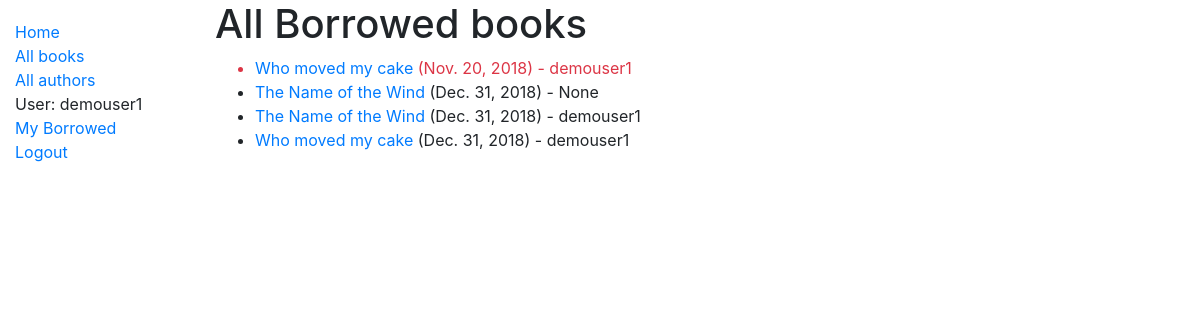
Screenshot of /catalog/allborrowedbooks/ (signed in) with the database file from the repository.
### catalog/models.py (models this page shows, shortened)
class BookInstance(models.Model):
    id = models.UUIDField(primary_key=True, default=uuid.uuid4, help_text='Unique ID for this particular book across whole library')
    book = models.ForeignKey('Book', on_delete=models.SET_NULL, null=True)
    imprint = models.CharField(max_length=200)
    due_back = models.DateField(null=True, blank=True)
    borrower = models.ForeignKey(User, on_delete=models.SET_NULL, null=True, blank=True)
    LOAN_STATUS = (
        ('m', 'Maintenance'),
        ('o', 'On loan'),
        ('a', 'Available'),
        ('r', 'Reserved'),
    )
    status = models.CharField(
        max_length=1,
        choices=LOAN_STATUS,
        blank=True,
        default='m',
        help_text='Book availability',
    )
    @property
    def is_overdue(self):
        if self.due_back and date.today() > self.due_back:
            return True
        return False
    class Meta:
        ordering = ['due_back']
        permissions = (("can_mark_returned", "Set book as returned"),) # to define permisssion for the model to a user this has to be defined

class Book(models.Model):
    title = models.CharField(max_length=200)
    author = models.ForeignKey('Author', on_delete=models.SET_NULL, null=True)
    summary = models.TextField(max_length=1000, help_text='Enter a brief description of the book')
    isbn = models.CharField('ISBN', max_length=13, help_text='13 Character <a href="https://www.isbn-international.org/content/what-isbn">ISBN number</a>')
    genre = models.ManyToManyField(Genre, help_text='Select a genre for this book')
    language = models.ForeignKey('Language', on_delete=models.SET_NULL, null=True)
    def display_genre(self):
        """Create a string for the Genre. This is required to display genre in Admin."""
        return ', '.join(genre.name for genre in self.genre.all()[:3])
    display_genre.short_description = 'Genre'

### catalog/views.py (the view)
# urls.py: path('allborrowedbooks/', views.LoanedBooksByUserAdminListView.as_view(), name='all-borrowed-admin'),
class LoanedBooksByUserAdminListView(LoginRequiredMixin,generic.ListView):
    permission_required = 'catalog.can_mark_returned'
    model = BookInstance
    template_name ='catalog/bookinstance_list_borrowed_user_admin.html'
    paginate_by = 10
    def get_queryset(self):
        return BookInstance.objects.filter(status__exact='o').order_by('due_back')

### catalog/templates/catalog/bookinstance_list_borrowed_user_admin.html (shortened to what this page needs)
{% extends "base_generic.html" %}
{% block content %}
    <h1>All Borrowed books</h1>
    {% if bookinstance_list %}
    <ul>
      {% for bookinst in bookinstance_list %}
      <li class="{% if bookinst.is_overdue %}text-danger{% endif %}">
        <a href="{% url 'book-detail' bookinst.book.pk %}">{{bookinst.book.title}}</a> ({{ bookinst.due_back }}) - {{bookinst.borrower}}
      </li>
      {% endfor %}
    </ul>
    {% else %}
      <p>There are no books borrowed.</p>
    {% endif %}
{% endblock %}

### catalog/templates/base_generic.html (shortened to what this page needs)
<!DOCTYPE html>
<html lang="en">
<head>
  <link rel="stylesheet" href="https://stackpath.bootstrapcdn.com/bootstrap/4.1.3/css/bootstrap.min.css">
  {% load static %}
  <link rel="stylesheet" href="{% static 'css/styles.css' %}">
</head>
<body>
  <div class="container-fluid">
    <div class="row">
      <div class="col-sm-2">
      {% block sidebar %}
        <ul class="sidebar-nav">
          <li><a href="{% url 'index' %}">Home</a></li>
          <li><a href="{% url 'books' %}">All books</a></li>
          <li><a href="{% url 'authors' %}">All authors</a></li>
          {% if user.is_authenticated %}
            <li>User: {{ user.get_username }}</li>
            <li><a href="{% url 'my-borrowed' %}">My Borrowed</a></li>
            <li><a href="{% url 'logout'%}?next={{request.path}}">Logout</a></li>
          {% else %}
            <li><a href="{% url 'login'%}?next={{request.path}}">Login</a></li>
        {% endif %}
        </ul>
     {% endblock %}
      </div>
      <div class="col-sm-10 ">{% block content %}{% endblock %}
      </div>
    </div>
  </div>
</body>
</html>

### catalog/static/css/styles.css (style rules this page uses)
.sidebar-nav { margin-top: 20px; padding: 0; list-style: none; }

### rows the page displays
BookInstance: book "Who moved my cake", due_back "Nov. 20, 2018", borrower "demouser1"
BookInstance: book "The Name of the Wind", due_back "Dec. 31, 2018", borrower "None"
BookInstance: book "The Name of the Wind", due_back "Dec. 31, 2018", borrower "demouser1"
BookInstance: book "Who moved my cake", due_back "Dec. 31, 2018", borrower "demouser1"

### other values shown
{{ user.get_username }} "demouser1"
